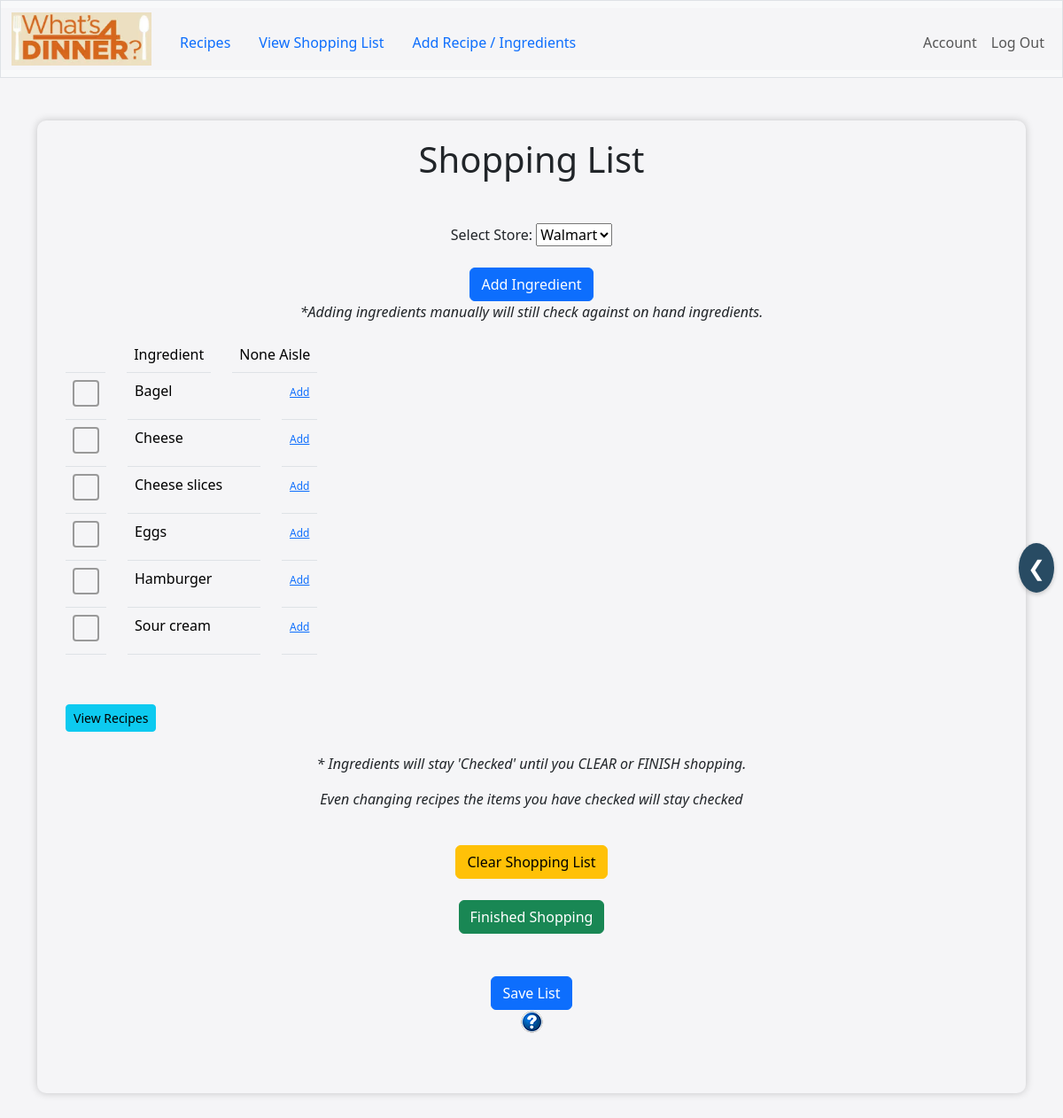
Screenshot of /shopping_list/1 (signed in) with the database file from the repository.
### tables this page shows
CREATE TABLE "ingredients" (
    ingredient_id INTEGER PRIMARY KEY,
    name TEXT UNIQUE
);

### app.py (the view, shortened to what this page needs)
@app.route("/shopping_list", methods=["GET", "POST"])
@app.route("/shopping_list/<int:list_id>", methods=["GET"])
@login_required
def shopping_list(list_id=None):
    user_id = session["user_id"]
    today = date.today().strftime('%m-%d-%Y')
    stores = db.execute("SELECT name FROM stores")
    fav_store = db.execute("SELECT store FROM fav_store WHERE user_id = ?", user_id)
    recipes = session.get('selected_recipes', [])
    recipe_names = []
    selected_recipes = session.get('selected_recipes', [])
    selected_recipe_ids = [recipe['id'] for recipe in selected_recipes if isinstance(recipe, dict) and 'id' in recipe]
    if selected_recipe_ids:
        placeholders = ', '.join(['?'] * len(selected_recipe_ids))
        recipe_names = db.execute("SELECT recipe_id, name FROM recipes WHERE recipe_id IN ({})".format(placeholders), *selected_recipe_ids)
    if request.method == "POST":
        ingredients = session['selected_ingredients']
        checked_states = db.execute("SELECT ingredient_id, checked FROM ingredient_states WHERE user_id = ? AND checked = 1", user_id)
        checked_ids = [item['ingredient_id'] for item in checked_states]
        print(checked_ids)
        for ingredient in ingredients:
            if ingredient['ingredient_id'] in checked_ids:
                ingredient['checked'] = True
            else:
                ingredient['checked'] = False
        ingredients_on_hand = db.execute("SELECT * FROM on_hand WHERE user_id = ?", session["user_id"])
        on_hand_ingredients = db.execute("SELECT ingredient_name FROM on_hand WHERE user_id = ?", user_id)
        on_hand_ingredient_names = [item['ingredient_name'] for item in on_hand_ingredients]
        if 'ingredient_name' in request.form:
            ingredient_name = request.form.get("ingredient_name").title()
            existing = db.execute("SELECT * FROM on_hand WHERE ingredient_name = ?", ingredient_name)
            if existing:
                flash("Ingredient already on hand", "error")
                return redirect("shopping_list")
            check_ingredient = db.execute("SELECT * FROM Ingredients WHERE name = ?", ingredient_name)
            if not check_ingredient:
                flash("Ingredient name must be in ingredient list", "error")
                return redirect("shopping_list")
            db.execute("INSERT OR REPLACE INTO on_hand (user_id, ingredient_name, date_updated) VALUES (?, ?, ?)", user_id, ingredient_name, today)
            flash("On hand Ingredient Added", "success")
            return redirect("shopping_list")
        list_name = request.form.get("listName")
        if list_name:
            list_name = list_name.title()
            existing_list = db.execute("SELECT list_id FROM shop_list WHERE list_name = ? AND user_id = ?", list_name, user_id)
            if existing_list:
                flash("A list with this name already exists. Please choose a different name.", "error")
                return redirect("shopping_list")
            db.execute("INSERT OR REPLACE INTO shop_list (list_name, user_id, date_created) VALUES (?, ?, ?)", list_name, user_id, today)
            result = db.execute("SELECT list_id FROM shop_list WHERE list_name = ? AND user_id = ? ORDER BY list_id DESC LIMIT 1", list_name, user_id)
            if result:
                list_id_value = result[0]['list_id']
                for ingredient in ingredients:
                    ingredient_name = ingredient['name']
                    if ingredient_name not in on_hand_ingredient_names:
                        db.execute("INSERT OR REPLACE INTO list_ids (list_id, ingredient_name) VALUES (?, ?)", list_id_value, ingredient_name)
            flash("Shopping list was saved.", "success")
            return redirect("shopping_list")
        else:
            flash("Ingredient added", "success")
            return redirect("shopping_list")
    elif 'selected_ingredients' in session or list_id:
        list_details = None
        ingredients_info = None
        ingredients = None
        ingredients_on_hand = db.execute("SELECT * FROM on_hand WHERE user_id = ?", session["user_id"])
        if list_id:
            list_details = db.execute("SELECT list_name, date_created FROM shop_list WHERE list_id = ?", list_id)
            if not list_details:
                flash("Shopping list not found.", "error")
                return redirect("select_recipes")
            ingredient_names_result = db.execute("SELECT ingredient_name FROM list_ids WHERE list_id = ?", list_id)
            ingredient_names = [ingredient['ingredient_name'] for ingredient in ingredient_names_result]
            on_hand_ingredients = db.execute("SELECT ingredient_name FROM on_hand WHERE user_id = ?", user_id)
            on_hand_ingredient_names = [item['ingredient_name'] for item in on_hand_ingredients]
            ingredients_alread_on_hand = [ingredient['ingredient_name'] for ingredient in ingredient_names_result if ingredient['ingredient_name'] in on_hand_ingredient_names]
            ingredients_to_display = [name for name in ingredient_names if name not in on_hand_ingredient_names]
            if ingredients_to_display:
                ingredients = db.execute("SELECT * FROM ingredients WHERE name IN (?)", ingredients_to_display)
                session['selected_ingredients'] = [{'ingredient_id': ingredient['ingredient_id'], 'name': ingredient['name']} for ingredient in ingredients]
                checked_states = db.execute("SELECT ingredient_id, checked FROM ingredient_states WHERE user_id = ? AND checked = 1", user_id)
                checked_ids = [item['ingredient_id'] for item in checked_states]
                print(checked_ids)
                for ingredient in ingredients:
                    if ingredient['ingredient_id'] in checked_ids:
                        ingredient['checked'] = True
                    else:
                        ingredient['checked'] = False
                session.pop('selected_recipes', None)
            return render_template("shopping_list.html", ingredients=ingredients, list_details=list_details, ingredients_on_hand=ingredients_on_hand, stores=stores, recipes=recipe_names)
    else:
        flash("Please Select a Recipe", "warning")
        return redirect('/')

### app.py (called while the page is built)
@app.after_request
def after_request(response):
    response.headers["Cache-Control"] = "no-cache, no-store, must-revalidate"
    response.headers["Expires"] = 0
    response.headers["Pragma"] = "no-cache"
    return response

### helpers.py (called while the page is built)
def login_required(f):
    @wraps(f)
    def decorated_function(*args, **kwargs):
        if session.get("user_id") is None:
            return redirect("/login")
        return f(*args, **kwargs)
    return decorated_function

### templates/shopping_list.html (shortened to what this page needs)
{% extends "layout.html" %}
{% block main %}
        <div class="container text-center" style="background-color: #f5f5f7;">
            <h1 class="mb-5">Shopping List</h1>
<form id="storeToggleForm" action="/update_store" method="post">
    <label for="selected_store">Select Store: </label>
    <select id="selected_store" name="selected_store" onchange="this.form.submit()">
        {% for store in stores %}
            <option value="{{ store.name.lower() }}"
                >
                {{ store.name }}
            </option>
        {% endfor %}
    </select>
</form>
<br>
<form id="shoppingListForm" action="/shopping_list" method="post">
    <table class="table shopping-list-table">
        <tbody>
            <tr class="item">
                <td>&nbsp;&nbsp;&nbsp;&nbsp;&nbsp;&nbsp;&nbsp;</td>
                <td>Ingredient</td>
                <td>{{ session.get('selected_store') | capitalize }} Aisle</td>
            </tr>
{% for ingredient in ingredients %}
<tr class="item">
    <td>
        <label class="custom-label">
            <span class="checkbox"></span>
        </label>
    </td>
    <td class="ingredient-column">{{ ingredient['name'] }}</td>
    <td>
        {% set aisle_column = (session.get('selected_store', 'default') | lower) ~ '_aisle' %}
        {% if ingredient[aisle_column] %}
            <span>{{ ingredient[aisle_column] }}</span>
            <br>
            <button type="button" class="btn btn-link btn-sm" data-toggle="modal" data-target="#aisleModal" style="padding-top: 0;" onclick="prepareModal('/add_aisle/{{ ingredient['ingredient_id'] }}', '{{ aisle_column }}', {{ ingredient['ingredient_id'] }}, '{{ ingredient['name'] }}')">Edit</button>
        {% else %}
        <button type="button" class="btn btn-link btn-sm" data-toggle="modal" data-target="#aisleModal" style="padding-top: 0;" onclick="prepareModal('/add_aisle/{{ ingredient['ingredient_id'] }}', '{{ aisle_column }}', {{ ingredient['ingredient_id'] }}, '{{ ingredient['name'] }}')">Add</button>
        {% endif %}
    </td>
</tr>
{% endfor %}
        </tbody>
        <button type="button" class="btn btn-primary" data-toggle="modal" data-target="#addlistIngredientModal">Add Ingredient</button>
        <p><em>*Adding ingredients manually will still check against on hand ingredients.</em></p>
    </table>
</form>
<br>
<div class="left-align-button mt-3">
    <button type="button" class="btn btn-info btn-sm" data-toggle="modal" data-target="#recipesModal">
        View Recipes
    </button>
</div>
<br>
<p><em>* Ingredients will stay 'Checked' until you CLEAR or FINISH shopping.</em></p>
<p><em>Even changing recipes the items you have checked will stay checked</em></p>
<form action="/clear_shopping_list" method="post">
    <button type="submit" class="btn btn-warning mt-4">Clear Shopping List</button>
</form>
<form action="/finish_shopping" method="post">
    <button type="submit" class="btn btn-success mt-4">Finished Shopping</button>
</form>
<br>
<br>
<div class="save-list-container">
    <div class="centered-button">
        <button type="button" class="btn btn-primary" data-toggle="modal" data-target="#uniqueNameListModal">Save List</button>
    </div>
    <span class="question-mark-icon" onclick="togglePopup(this)">
        <img src="{{url_for('static', filename='question_mark.png')}}" alt="Info">
    </span>
</div>
<br>
<br>
{% endblock %}

### static/styles.css (style rules this page uses)
.container, .main-content, .sidebar, .modal-content { background-color: #f5f5f7; }
.btn.btn-link.btn-sm { font-size: 12px; padding: 0; line-height: 1; }
.ingredient-column { width: 150px; white-space: nowrap; overflow: hidden; text-overflow: ellipsis; text-align: left; background-color: #f5f5f7; }
table { table-layout: auto; width: 100%; background-color: #f5f5f7; }
.item { display: flex; align-items: bottom; gap: 24px; width: auto; background-color: #f5f5f7; }
.custom-label { margin: 0; width: 30px; height: 30px; cursor: pointer; background-color: #f5f5f7; }
.checkbox { display: block; width: inherit; height: inherit; border: 2px solid #999; border-radius: 4px; transition: all 0.2s cubic-bezier(0, 0.01, 0.23, 0.8); background-color: #f5f5f7; }
.save-list-container { align-items: center; }
.centered-button { flex: 1; }
.question-mark-icon { cursor: pointer; }
.left-align-button { text-align: left !important; }
.shopping-list-table { background-color: #f5f5f7; }
.shopping-list-table tr { background-color: #f5f5f7; }
.shopping-list-table td { background-color: #f5f5f7; }

### rows the page displays
ingredients: name "Bagel"
ingredients: name "Cheese"
ingredients: name "Cheese slices"
ingredients: name "Eggs"
ingredients: name "Hamburger"
ingredients: name "Sour cream"

### other values shown
{{ session.get('selected_store') | capitalize }} "None"
form field selected_store "Walmart"
